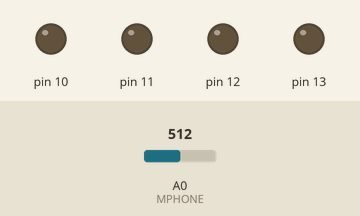
Simulated run of this sketch. Board: Arduino Uno, built with avr-gcc and run on an emulated ATmega328P. Parts: output pins drawn as LEDs (lit = HIGH). The test bench sets the inputs (shaded band); at power-on: A0 (MPHONE) = 512. What the sketch prints to the serial monitor is not drawn.

Above: at 0.1 s.
At 0.7 s:
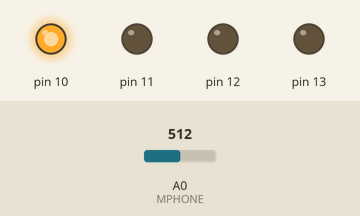
Timing chart, 0 to 2.2 s (numbered marks = the images above):
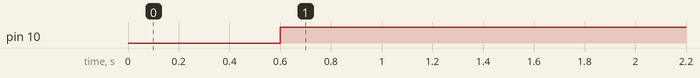

The sketch:

EnvironmentSoundTracker.ino
```cpp
#define MPHONE A0//defines which analog to feed through

int sense = 0;//sets up variable to adjust the sensitivity of the microphone
void setup() {
  pinMode(MPHONE, INPUT);
  pinMode (13, OUTPUT);
  pinMode (12, OUTPUT);
  pinMode (11, OUTPUT);
  pinMode (10, OUTPUT);
  Serial.begin(9600);

}

void loop() {
  sense = analogRead(MPHONE) * 50; //used to increase the microphone's sensitivity as well as variable range

//Red
//Lights up during timid levels of sound
 if (sense > 1 && sense < 450){
  digitalWrite(13, HIGH);
  delay(200);
  }
  else {
    digitalWrite(13, LOW);
    delay(200);
    }

//Green
//Usually should light up during average sound levels
 if (sense > 450 && sense < 700){
  digitalWrite(12, HIGH);
  delay(200);
  }
  else {
    digitalWrite(12, LOW);
    delay(200);
    }

//Blue
//Will light up during above average sound levels (i.e: crowded building, construction, etc)
 if (sense > 700 && sense < 950){
  digitalWrite(11, HIGH);
  delay(200);
  }
  else {
    digitalWrite(11, LOW);
    delay(200);
    }

//Yellow
//Will only light up if sound levels are extreme.
 if (sense > 950){
  digitalWrite(10, HIGH);
  delay(200);
  }
  else {
    digitalWrite(10, LOW);
    delay(200);
    }
  Serial.println(analogRead(MPHONE) * 50, DEC);
  delay(200);
}
```

Measured:
- by itself, pin 10: LOW → HIGH at 0.60 s
